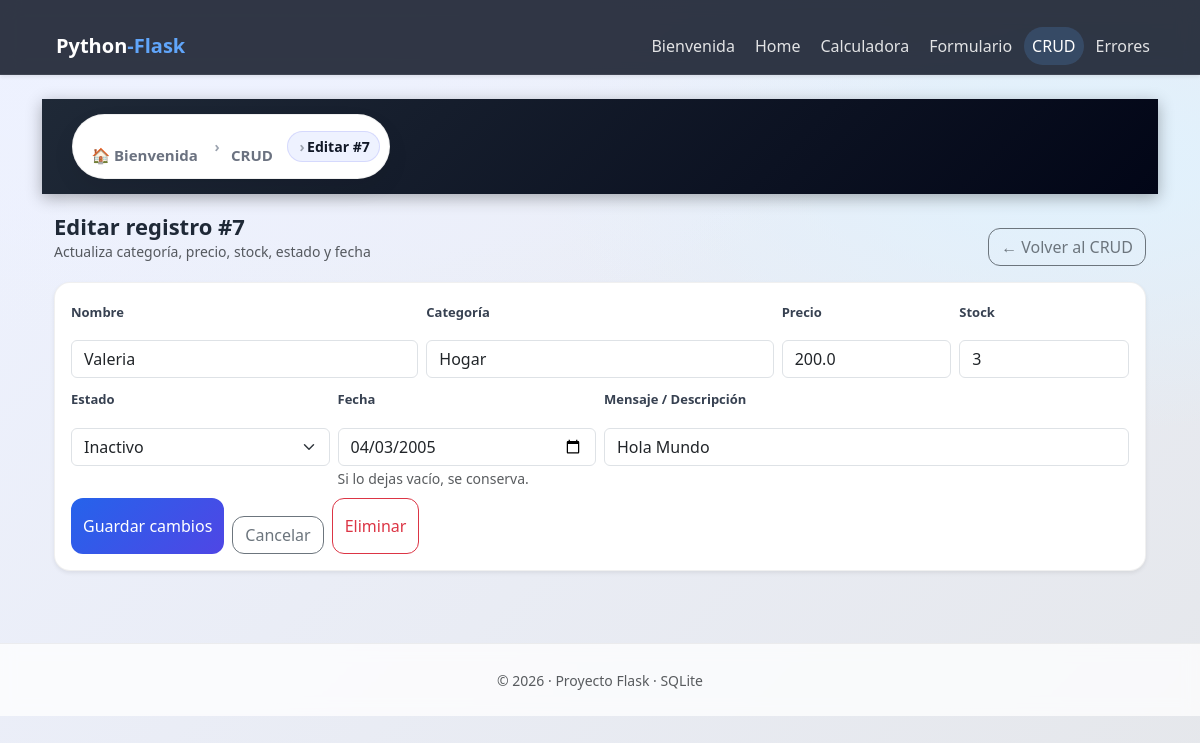
/crud/editar/7, run on the app's committed database.
### tables this page shows
CREATE TABLE registros (
    id INTEGER PRIMARY KEY AUTOINCREMENT,
    nombre TEXT NOT NULL,
    mensaje TEXT NOT NULL
, categoria TEXT, precio REAL DEFAULT 0, stock INTEGER DEFAULT 0, estado TEXT DEFAULT 'activo', created_at TEXT);

### app/routes.py (the view, shortened to what this page needs)
@main_routes.route("/crud/editar/<int:id>", methods=["GET", "POST"])
def crud_editar(id):
    conn = get_db()
    cursor = conn.cursor()
    cursor.execute("""
        SELECT id, nombre, mensaje, categoria, precio, stock, estado, created_at
        FROM registros
        WHERE id = ?
    """, (id,))
    registro = cursor.fetchone()
    if not registro:
        conn.close()
        flash("❌ Registro no encontrado.", "danger")
        return redirect(url_for("main.crud"))
    conn.close()
    breadcrumb = [
        {"label": "Bienvenida", "url": url_for("main.welcome")},
        {"label": "CRUD", "url": url_for("main.crud")},
        {"label": f"Editar #{registro[0]}", "url": url_for("main.crud_editar", id=id)}
    ]
    return render_template(
        "crud_editar.html",
        registro=registro,
        breadcrumb=breadcrumb
    )

### app/routes.py (called while the page is built)
def get_db():
    return sqlite3.connect("database.db")

### templates/crud_editar.html (shortened to what this page needs)
{% extends "base.html" %}
{% block content %}
<div class="container">
  <div class="d-flex flex-wrap justify-content-between align-items-center gap-2 mb-3">
    <div>
      <h2 class="m-0">Editar registro #{{ registro[0] }}</h2>
      <small class="text-muted">Actualiza categoría, precio, stock, estado y fecha</small>
    </div>
    <a class="btn btn-outline-secondary" href="{{ url_for('main.crud') }}">← Volver al CRUD</a>
  </div>
  <div class="card shadow-sm">
    <div class="card-body">
      <form method="POST" class="row g-2">
        <div class="col-12 col-md-4">
          <label class="form-label">Nombre</label>
          <input class="form-control" name="nombre" value="{{ registro[1] }}" required>
        </div>
        <div class="col-12 col-md-4">
          <label class="form-label">Categoría</label>
          <input class="form-control" name="categoria" value="{{ registro[3] or '' }}" placeholder="Ej: Ropa, Tech, Hogar">
        </div>
        <div class="col-6 col-md-2">
          <label class="form-label">Precio</label>
          <input class="form-control" name="precio" type="number" step="0.01" min="0" value="{{ registro[4] if registro[4] is not none else 0 }}">
        </div>
        <div class="col-6 col-md-2">
          <label class="form-label">Stock</label>
          <input class="form-control" name="stock" type="number" min="0" value="{{ registro[5] if registro[5] is not none else 0 }}">
        </div>
        <div class="col-12 col-md-3">
          <label class="form-label">Estado</label>
          <select class="form-select" name="estado">
            <option value="inactivo" {% if registro[6] == 'inactivo' %}selected{% endif %}>Inactivo</option>
          </select>
        </div>
        <div class="col-12 col-md-3">
          <label class="form-label">Fecha</label>
          <input class="form-control" name="created_at" type="date" value="{{ registro[7] or '' }}">
          <small class="text-muted">Si lo dejas vacío, se conserva.</small>
        </div>
        <div class="col-12 col-md-6">
          <label class="form-label">Mensaje / Descripción</label>
          <input class="form-control" name="mensaje" value="{{ registro[2] }}" required>
        </div>
        <div class="col-12 d-flex gap-2 mt-2">
          <button class="btn btn-primary">Guardar cambios</button>
          <a class="btn btn-outline-secondary" href="{{ url_for('main.crud') }}">Cancelar</a>
          <form method="POST" action="{{ url_for('main.crud_eliminar', id=registro[0]) }}"
                onsubmit="return confirm('¿Eliminar este registro?');" class="ms-auto">
            <button class="btn btn-outline-danger" type="submit">Eliminar</button>
          </form>
        </div>
      </form>
    </div>
  </div>
</div>
{% endblock %}

### static/css/styles.css (style rules this page uses)
:root { --primary: #2563eb; --primary-dark: #1d4ed8; --bg-light: #f4f6f8; --bg-dark: #111827; --text-main: #1f2937; --radius: 12px; }
body { font-family: 'Segoe UI', Arial, sans-serif; background: linear-gradient(135deg, #eef2ff, #e5e7eb); margin: 0; color: var(--text-main); min-height: 100vh; }
h2 { font-size: 22px; margin-top: 30px; margin-bottom: 15px; }
h1, h2 { color: var(--text-main); font-weight: 700; }
input, select { width: 100%; padding: 12px; margin-top: 10px; border-radius: 8px; border: 1px solid #d1d5db; font-size: 14px; transition: border 0.2s, box-shadow 0.2s; }
.link, a { display: inline-block; margin-top: 18px; text-decoration: none; color: var(--primary); font-weight: 600; }
label { font-size: 13px; font-weight: 600; margin-bottom: 6px; color: #374151; }
.app-bg { background: radial-gradient(1200px 600px at 20% 0%, #eef2ff 0%, transparent 60%), radial-gradient(1000px 500px at 90% 20%, #e0f2fe 0%, transparent 55%), linear-gradient(135deg, #eef2ff, #e5e7eb); min-height: 100vh; }
.card { border: 1px solid rgba(0,0,0,.06) !important; border-radius: 16px !important; }
.btn { border-radius: 12px !important; }
.btn-primary { background: linear-gradient(135deg, #2563eb, #4f46e5) !important; border: none !important; }

### data on the page
registros: id "7", nombre "Valeria", categoria "Hogar", precio "200.0", stock "3", estado "Inactivo", created_at "04/03/2005", mensaje "Hola Mundo"

### other printed values
{{ item.label }} "Bienvenida" "CRUD"
{{ item.label }} "Editar #7"
